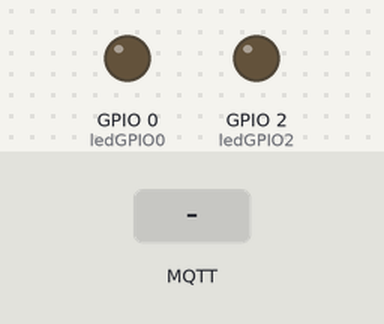
The sketch below on a simulated ESP8266 (NodeMCU). Parts: output pins drawn as LEDs (lit = HIGH). The test bench sets the inputs (shaded band). WiFi joins after 1.5 s; servers stay silent unless stated; no MQTT or app messages arrive unless stated; what the sketch prints to the serial monitor is not drawn.

Above: at 2.7 s.
2.8 s: MQTT message "1" arrives on the first subscribed topic
At 3.7 s:
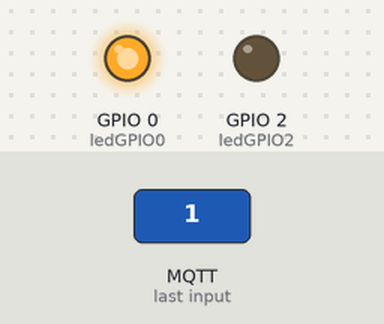
4.3 s: MQTT message "true" arrives on the second subscribed topic
At 4.9 s:
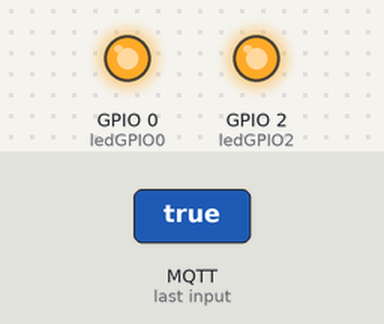
5.8 s: MQTT message "0" arrives on the first subscribed topic
At 7.0 s:
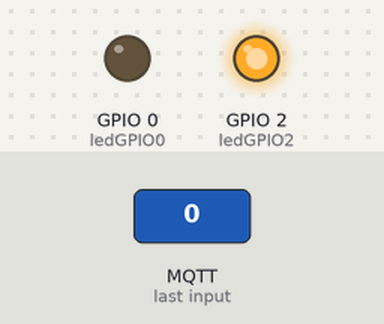
7.3 s: MQTT message "true" arrives on the first subscribed topic
At 8.4 s:
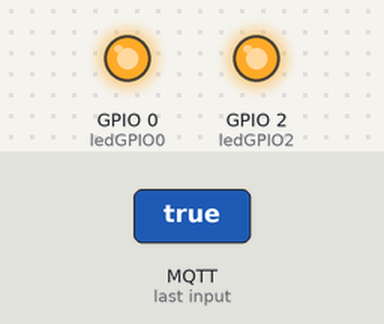
8.8 s: MQTT message "0" arrives on the second subscribed topic
At 9.5 s:
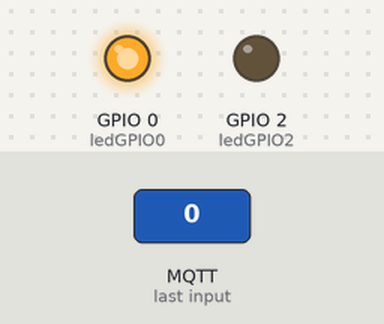
Timing chart, 0 to 11.3 s (numbered marks = the images above; inputs shaded):
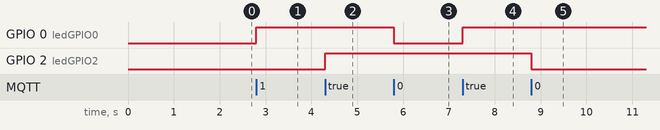

Measured:
- after the input at 2.8 s, GPIO 0 (ledGPIO0): LOW → HIGH at once
- after the input at 4.3 s, GPIO 2 (ledGPIO2): LOW → HIGH at once
- after the input at 5.8 s, GPIO 0 (ledGPIO0): HIGH → LOW at once
- after the input at 7.3 s, GPIO 0 (ledGPIO0): LOW → HIGH at once
- after the input at 8.8 s, GPIO 2 (ledGPIO2): HIGH → LOW at once

The sketch:

esp8266_MQTT.ino
```cpp
#include <ESP8266WiFi.h>
#include <PubSubClient.h>

const char* ssid = "WiFi-SSID";
const char* password = "secretWiFiPasswd";
const char* mqtt_server = "192.168.3.14";

WiFiClient espClient;
PubSubClient client(espClient);

const int ledGPIO0 = 0;
const int ledGPIO2 = 2;

void setup_wifi() {
  delay(10);
  Serial.println();
  Serial.print("Connecting to ");
  Serial.println(ssid);
  WiFi.begin(ssid, password);
  while (WiFi.status() != WL_CONNECTED) {
    delay(500);
    Serial.print(".");
  }
  Serial.println("");
  Serial.print("WiFi connected - ESP IP address: ");
  Serial.println(WiFi.localIP());
}

void callback(String topic, byte* message, unsigned int length) {
  Serial.print("Message arrived on topic: ");
  Serial.print(topic);
  Serial.print(". Message: ");
  String messageTemp;

  for (int i = 0; i < length; i++) {
    Serial.print((char)message[i]);
    messageTemp += (char)message[i];
  }
  Serial.println();

  if (topic == "esp8266/0") {
    Serial.print("Changing GPIO 0 to ");
    if (messageTemp == "1" | messageTemp == "true") {
      digitalWrite(ledGPIO0, HIGH);
      Serial.print("On");
    }
    else if (messageTemp == "0" | messageTemp == "false") {
      digitalWrite(ledGPIO0, LOW);
      Serial.print("Off");
    }
  }
  if (topic == "esp8266/2") {
    Serial.print("Changing GPIO 2 to ");
    if (messageTemp == "1" | messageTemp == "true") {
      digitalWrite(ledGPIO2, HIGH);
      Serial.print("On");
    }
    else if (messageTemp == "0" | messageTemp == "false") {
      digitalWrite(ledGPIO2, LOW);
      Serial.print("Off");
    }
  }
  Serial.println();
}

void reconnect() {
  while (!client.connected()) {
    Serial.print("Attempting MQTT connection...");

    if (client.connect("ESP8266Client")) {
      Serial.println("connected");
      client.subscribe("esp8266/0");
      client.subscribe("esp8266/2");
    } else {
      Serial.print("failed, rc=");
      Serial.print(client.state());
      Serial.println(" try again in 5 seconds");
      // Wait 5 seconds before retrying
      delay(5000);
    }
  }
}

void setup() {
  pinMode(ledGPIO0, OUTPUT);
  pinMode(ledGPIO2, OUTPUT);

  Serial.begin(115200);
  setup_wifi();
  client.setServer(mqtt_server, 1883);
  client.setCallback(callback);
}

void loop() {
  if (!client.connected()) {
    reconnect();
  }
  if (!client.loop())
    client.connect("ESP8266Client");
}
```
